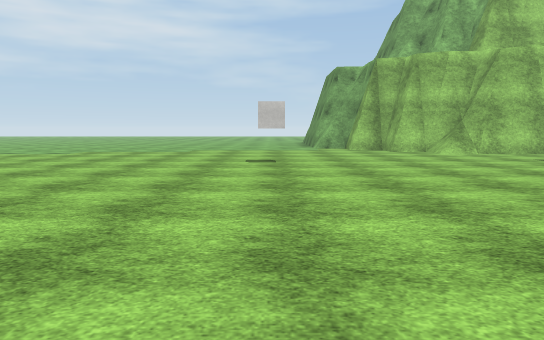
View 1 (above)

23 first-person views from a walk through a scene from a Unity 3-D project. The camera is 1.3 m above the floor, tilts 6° down and sees 70° across. The floor is counted in squares, 2 m on a side. Each view is taken from the middle of a square. On the plan, view 1 faces up. The plan holds only what a view shows up to about 11 squares ahead; the rest is blank. The place goes on beyond the plan. Some trees and plants on the terrain are drawn as simple stand-ins. The player character is not drawn. Surface patterns are stand-ins for the level's own textures.

View 2
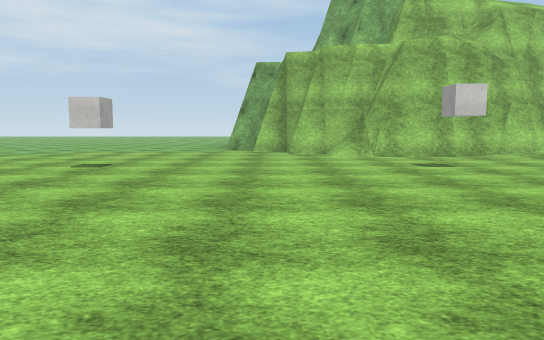

View 3
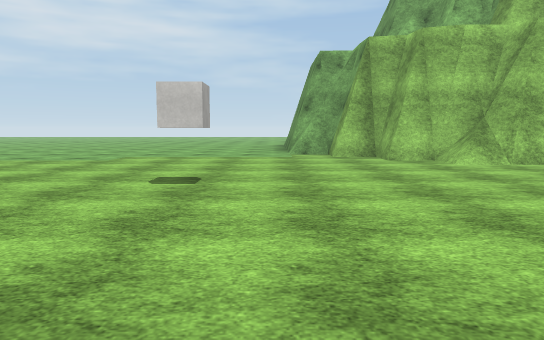

View 4
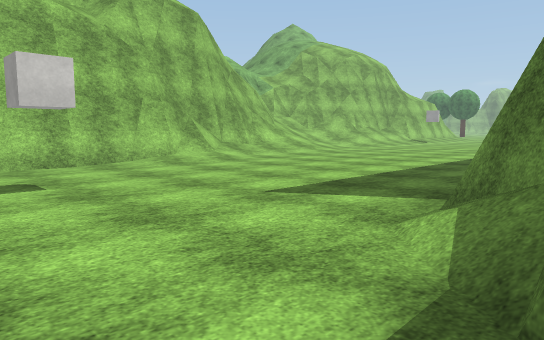

View 5
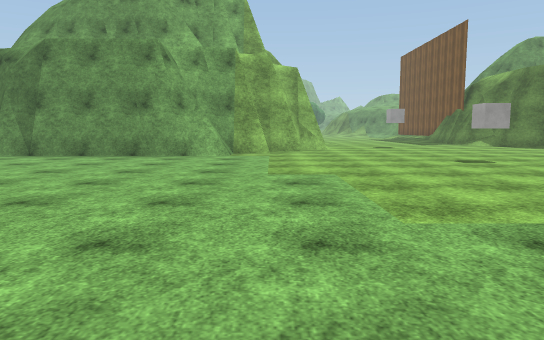

View 6
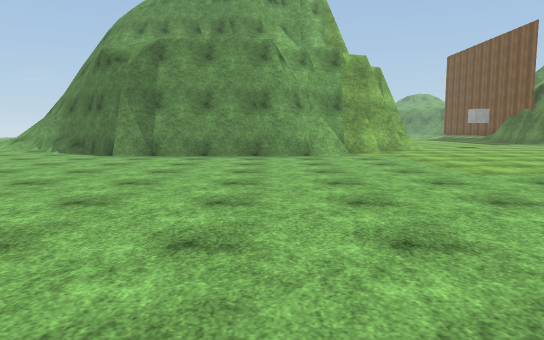

View 7
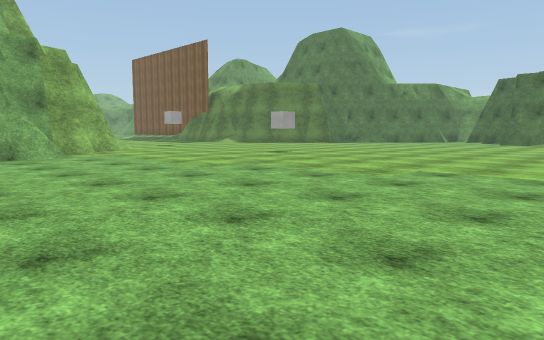

View 8
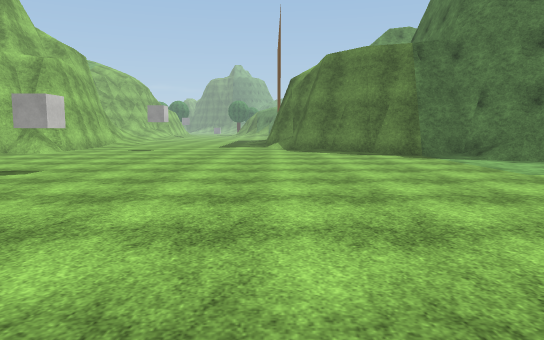

View 9
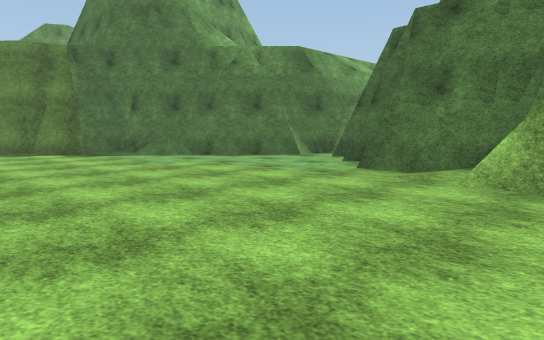

View 10
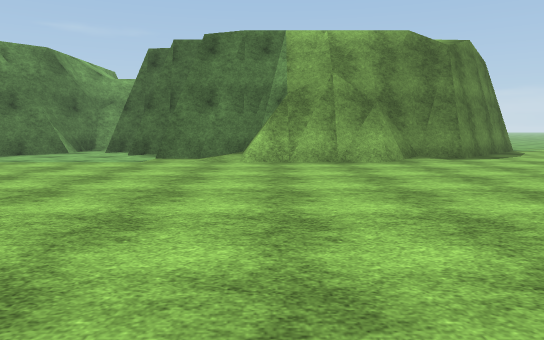

View 11
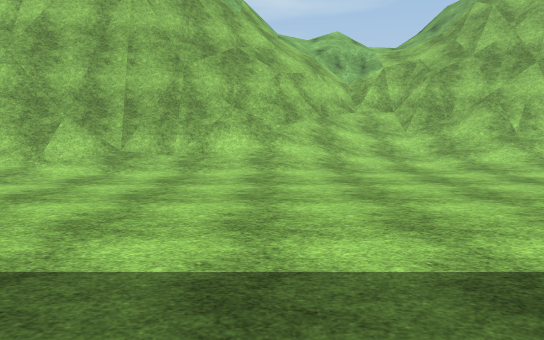

View 12
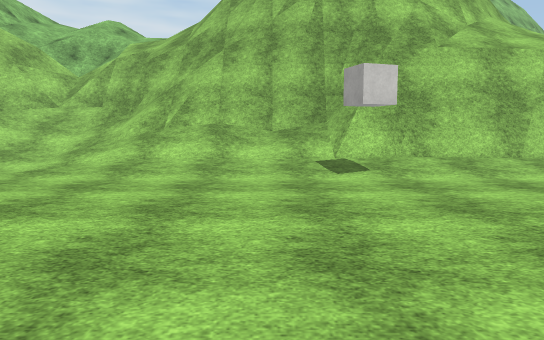

View 13
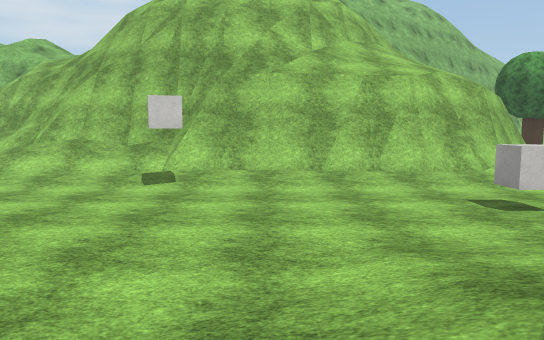

View 14
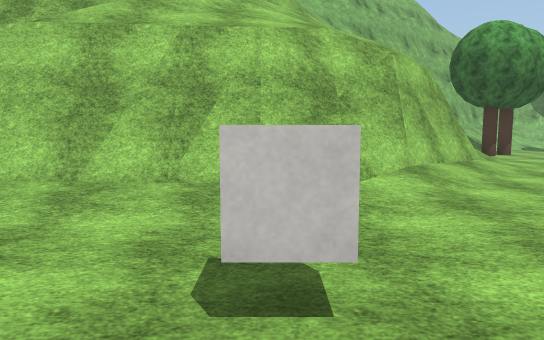

View 15
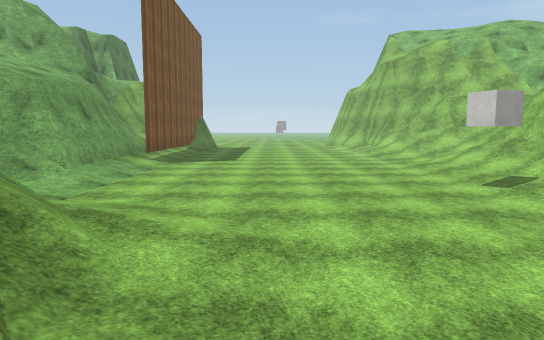

View 16
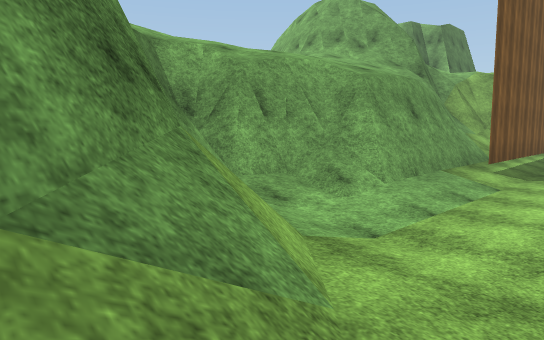

View 17
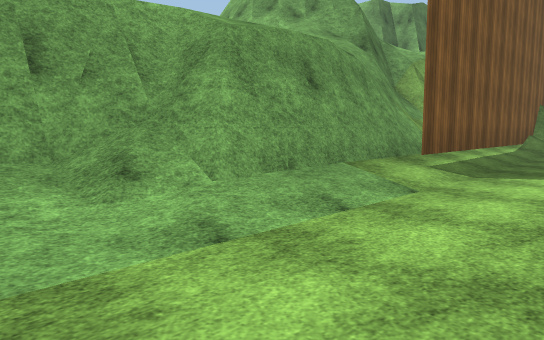

View 18
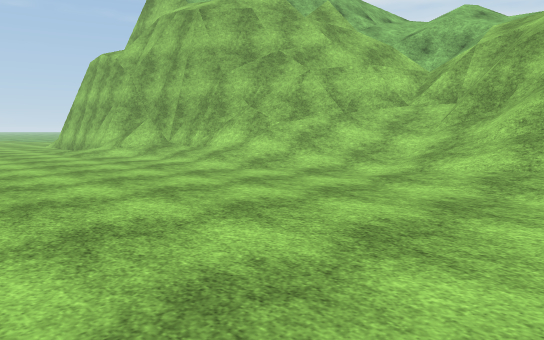

View 19
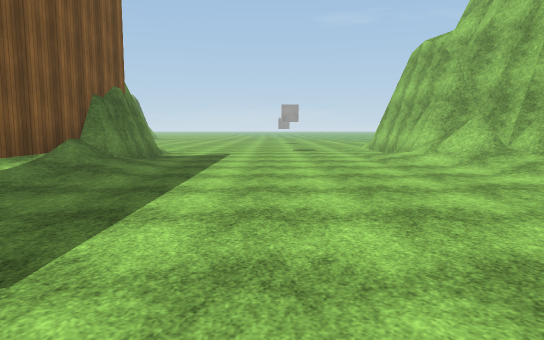

View 20
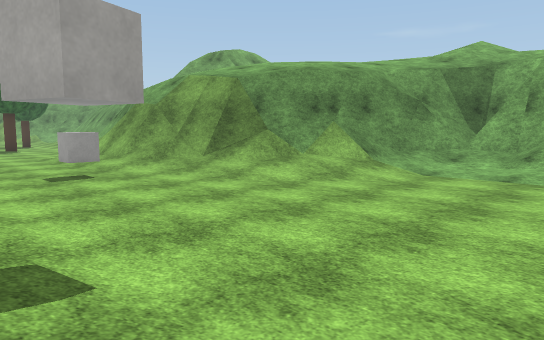

View 21
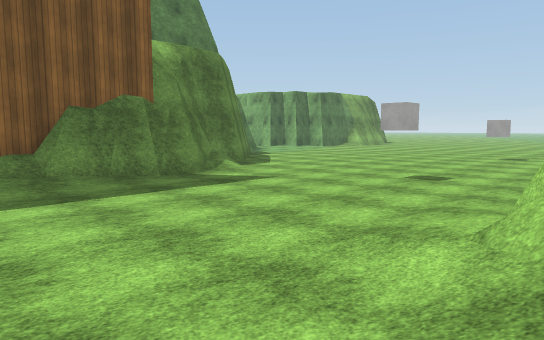

View 22
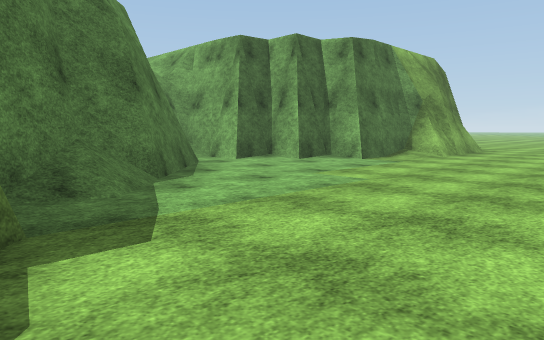

View 23
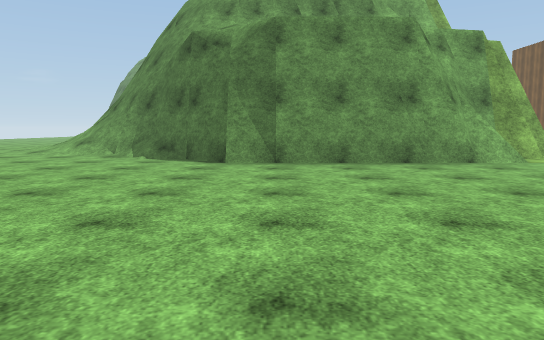

### Floor plan
Key: @ floor where view 1 was taken; # wall or solid block; . main floor; : floor 0.5 m higher than the main floor; + floor 4.5 m higher than the main floor; * floor 4.75 m higher than the main floor; % floor 5.25 m higher than the main floor; & floor 5.5 m higher than the main floor; $ floor 8 m higher than the main floor; / step, stairs or slope; = window, fence, low wall or low ledge; v drop or lower ground; C cube.
Columns run from 8 left of view 1 to 30 right of it. Each row starts with its distance up from view 1.
 19    .......## v
 18   ........#  v          $/
 17   ........#  v         ////
 16 ..........#  v        //////       =
 15 ..........#  v       /=/###=#/   /#=&
 14 ..........## vv     /#=/==##vv//v## *+#
 13 ..........##  v    //vv=#/####vv==  v##
 12 ...........###v## vv###/////#####vv##/.
 11  ...........#########///...:::#####//..
 10  .............####....................
  9  ..................................C...
  8  ......................................
  7   ......C.........................../#v
  6  ................................:/##//
  5 ................................:=#//*/
  4 ................####//........../#///%
  3 ..............###  ########v##//#//%%
  2 .............##       #vv///v###v/%
  1 ............##        #=//**//vv//&
  0 ........@...#         ##//& %%///&
 -1 ###........##          #=/    &//
 -2   ###....###           ##
 -3     ##..##              #
 -4      ##.#
 -5       ###

Where each view was taken, in squares from view 1:
view 1: 0 up, 0 right, facing up
view 2: 1 up, 3 right, facing up
view 3: 3 up, 1 right, facing up
view 4: 3 up, 5 right, facing up-right
view 5: 12 up, 8 left, facing right
view 6: 15 up, 8 left, facing right
view 7: 16 up, 8 left, facing down-right
view 8: 4 up, 6 left, facing right
view 9: 4 up, 7 left, facing down-right
view 10: 7 up, 6 left, facing down
view 11: 4 up, 14 right, facing up
view 12: 5 up, 21 right, facing up
view 13: 4 up, 24 right, facing up
view 14: 7 up, 27 right, facing up
view 15: 7 up, 28 right, facing left
view 16: 6 up, 26 right, facing down-left
view 17: 6 up, 23 right, facing down-left
view 18: 6 up, 20 right, facing up-left
view 19: 7 up, 18 right, facing left
view 20: 11 up, 20 right, facing down-right
view 21: 11 up, 13 right, facing down-left
view 22: 3 up, 4 right, facing down-left
view 23: 18 up, 6 left, facing right
